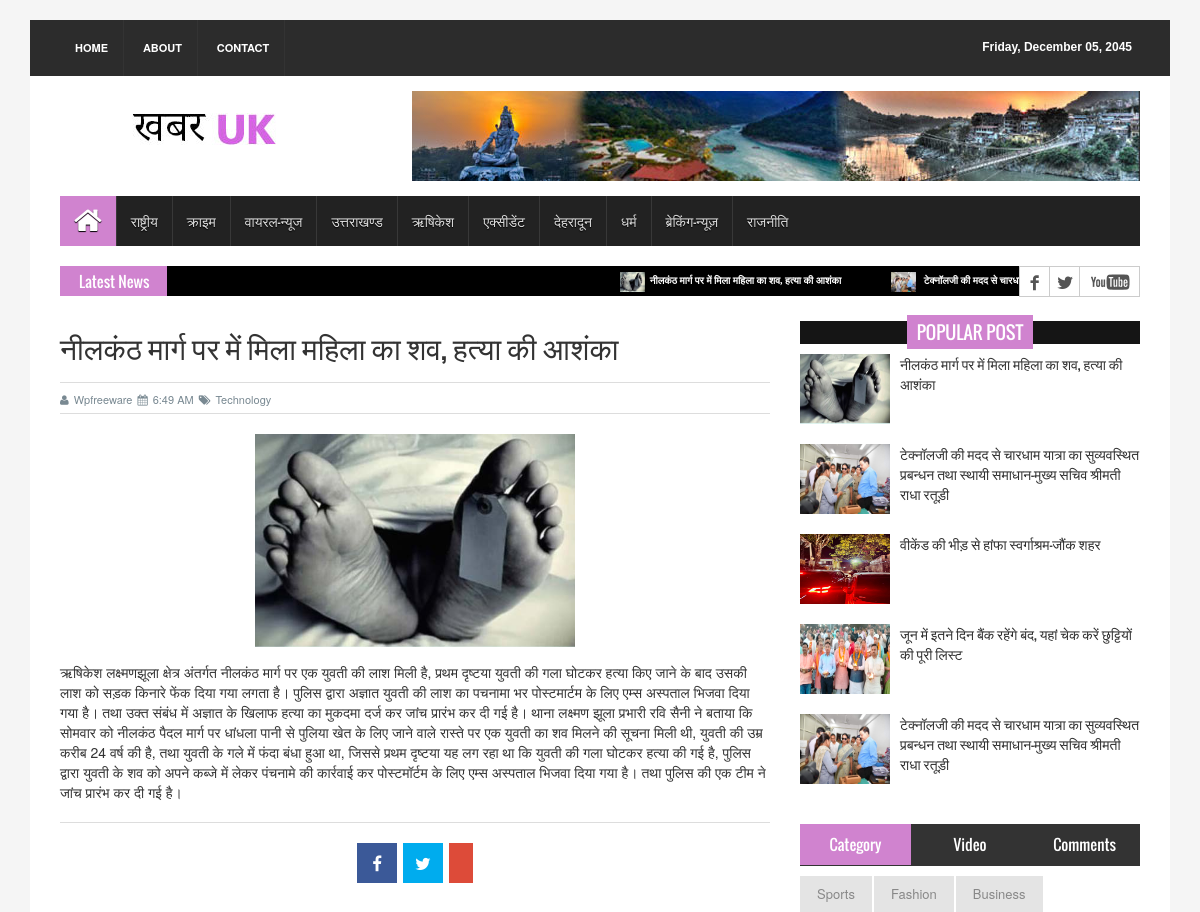
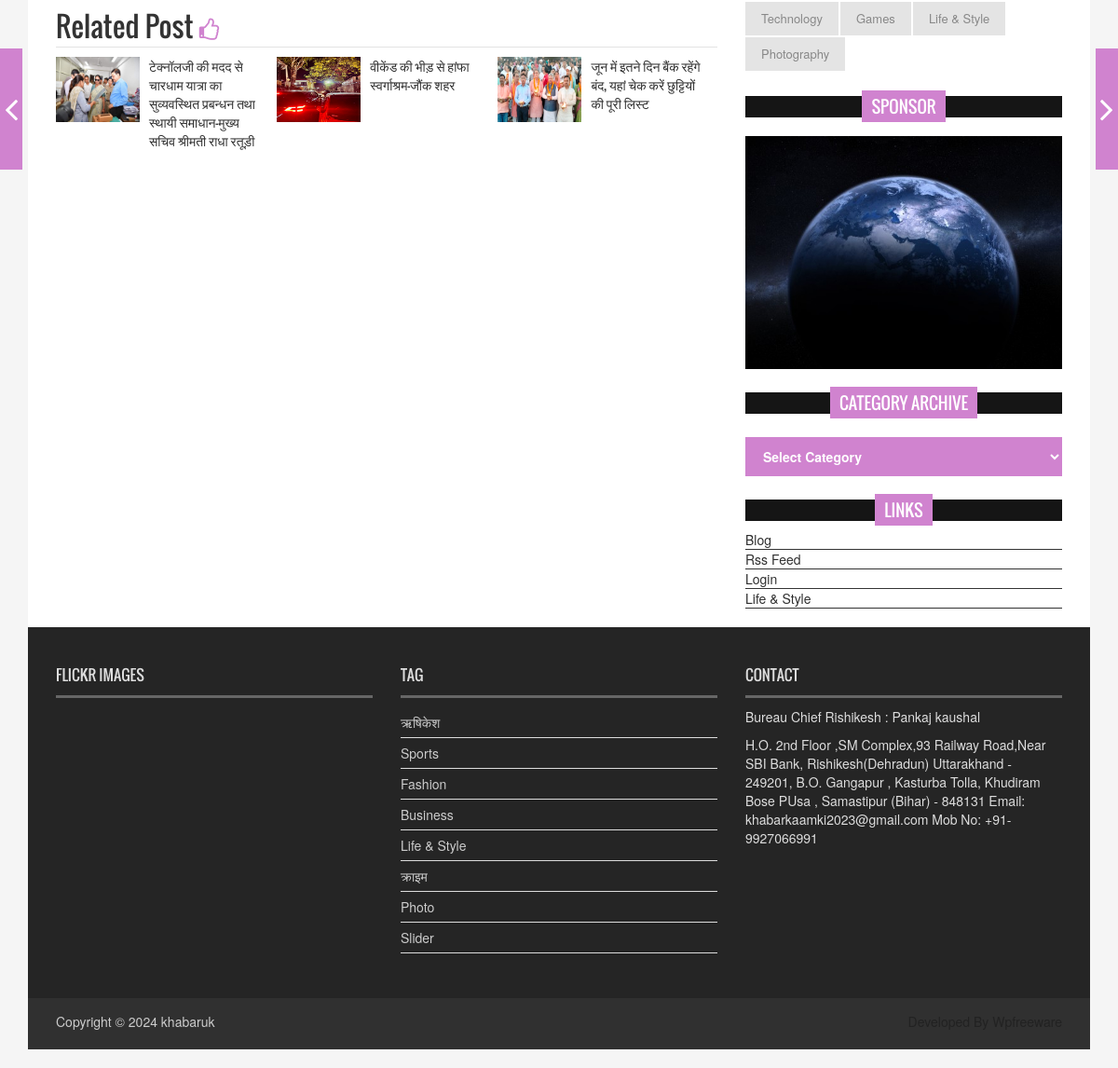
The page /1 on the database its author committed (2 pictures, top to bottom).
### tables this page shows
CREATE TABLE `tbl_menu` (
  `id` int(11) NOT NULL,
  `title` varchar(50) NOT NULL,
  `url` varchar(50) NOT NULL,
  `is_submenu` enum('0','1') NOT NULL,
  `is_active` enum('1','0') NOT NULL
);

CREATE TABLE `tbl_news` (
  `id` int(11) NOT NULL,
  `title` varchar(200) NOT NULL,
  `description` text NOT NULL,
  `date` date DEFAULT NULL,
  `small_image_url` varchar(50) NOT NULL,
  `large_image_url` varchar(50) NOT NULL,
  `category` enum('1','2','3','4','5','6','7','8','9','10') NOT NULL,
  `is_active` enum('0','1') NOT NULL,
  `is_delete` enum('0','1') NOT NULL
);

### include/connection.php (called while the page is built, shortened)
<?php
class connect
{
	function runQuery($sql){
		$servername = "localhost";
		$username = "root";
		$password = "";
		$dbname = "khabar_uk";
		$conn = mysqli_connect($servername, $username, $password, $dbname);
		return mysqli_query($conn, $sql);
	}
}
?>

### include/common.php (called while the page is built, shortened)
<?php
require_once 'classes.php';
$admin = new admin();
?>

### include/classes.php (the view, shortened to what this page needs)
<?php require_once 'connection.php';
class admin
{
	function getMenus()
	{
		$sql = "CALL getMenus()";
		$ret = $this->query($sql);
		if(isset($_GET['tabId'])){
			$tabClickId = $_GET['tabId'];
		}else{
			$tabClickId = 0;
		}
		while($row = $this->fetcharray($ret)) {
			echo $tabClickId && $tabClickId == $row['id'] ? '<li class="active">' : '<li>';
			echo '<a href="' . $row['id'] . '">' . $row['title'] . '</a>';
			echo '</li>';
		}
	}
	function getPostDetails()
	{
		$sql = "CALL getPostDetails(" . $_GET['postId'] .")";
		$ret = $this->query($sql);
		while($row = $this->fetcharray($ret)) {
			echo '<h1>' . $row['title'] . '</h1>';
			echo '<div class="post_commentbox">';
			echo '<a href="#"><i class="fa fa-user"></i>Wpfreeware</a>';
			echo '<span>';
			echo '<i class="fa fa-calendar"></i>6:49 AM';
			echo '</span>';
			echo '<a href="#">';
			echo '<i class="fa fa-tags"></i>Technology';
			echo '</a>';
			echo '</div>';
			echo '<div class="single_page_content">';
			echo '<img class="img-center" src="assets/images/' . $row['small_image_url'] . '" alt="">';
			echo $row['description'];
			echo '</div>';
		}
	}
	function getPostMediaShare()
	{
		$sql = "CALL getPostDetails(" . $_GET['postId'] .")";
		$ret = $this->query($sql);
		while($row = $this->fetcharray($ret)) {
			echo '<li><a target="_blank" href="#"><i class="fa fa-facebook"></i></a></li>';
			echo '<li><a target="_blank" href="#"><i class="fa fa-twitter"></i></a></li>';
			echo '<li><a target="_blank" href="https://api.whatsapp.com/send?text=' .  $row['title'] . '"><i class="fa fa-whatsapp"></i></a></li>';
		}
	}
	function getLatestNews()
	{
		$latestNewsCatagory = 2;
		$sql = "CALL getLatestNews(" . $latestNewsCatagory . ")";
		$ret = $this->query($sql);
		while($row = $this->fetcharray($ret)) {
		echo '<li>';
			echo '<a href="">';
				echo '<img src="assets/images/' . $row['large_image_url'] . '" alt="">';
				echo $row['title'];
				echo '</a>';
			echo '</li>';
		}
	}
	function getLatestPost($latestNewsCatagory)
	{
		$sql = "CALL getLatestNews(" . $latestNewsCatagory . ")";
		$ret = $this->query($sql);
		while($row = $this->fetcharray($ret)) {
			echo '<li>';
			echo '<div class="media">';
			echo '<a href="' . $row['id'] . '" class="media-left">';
			echo '<img src="assets/images/' . $row['large_image_url'] . '" alt="">';
			echo '</a>';
			echo '<div class="media-body">';
			echo '<a href="' . $row['id'] . '" class="catg_title">';
			echo $row['title'];
			echo '</a>';
			echo '</div>';
			echo '</div>';
			echo '</li>';
		}
	}
	function getRelatedPost($newsId)
	{
		$sql = "CALL getRelatedPost(" . $newsId . ")";
		return $this->query($sql);
	}
    function fetcharray($sql)
    {
    	return mysqli_fetch_array($sql);
    }
    function query($sql)
    {
		$connect = new connect();
		return $connect->runQuery($sql);
    }
}
?>

### pages/details-post.php (shortened to what this page needs)
<!DOCTYPE html>
<html>
<?php
    require_once '../include/common.php';
    require_once './header.php';
?>
<body>
    <div class="container">
        <header id="header">
            <div class="row">
                <div class="col-lg-12 col-md-12 col-sm-12">
                    <div class="header_top">
                        <div class="header_top_left">
                            <ul class="top_nav">
                                <li><a href="home">Home</a></li>
                                <li><a href="#">About</a></li>
                                <li><a href="contact.html">Contact</a></li>
                            </ul>
                        </div>
                        <div class="header_top_right">
                            <p id="pcurrentDate">Friday, December 05, 2045</p>
                        </div>
                    </div>
                </div>
                <div class="col-lg-12 col-md-12 col-sm-12">
                    <div class="header_bottom">
                        <div class="logo_area"><a href="home" class="logo"><img src="<?=URL?>/assets/images/logo.jpg"
                                    alt=""></a>
                        </div>
                        <div class="add_banner"><a href="#"><img src="<?=URL?>/assets/images/addbanner_728x90_V1.jpg"
                                    alt=""></a>
                        </div>
                    </div>
                </div>
            </div>
        </header>
        <?php include 'menu.php'; ?>
        <?php include 'latest-news.php'; ?>
        <section id="contentSection">
            <div class="row">
                <div class="col-lg-8 col-md-8 col-sm-8">
                    <div class="left_content">
                        <div class="single_page">
                            <?php $admin->getPostDetails(); ?>
                            <div class="social_link">
                                <ul class="sociallink_nav">
                                    <?php $admin->getPostMediaShare(); ?>
                                </ul>
                            </div>
                            <div class="related_post">
                                <h2>Related Post <i class="fa fa-thumbs-o-up"></i></h2>
                                <ul class="spost_nav wow fadeInDown animated">
                                    <?php
                                    $relatedPostTitleResult = $admin->getRelatedPost($_GET['postId']);
                                    while($row = $admin->fetcharray($relatedPostTitleResult)) {
                                        $rowId = $row['id'];
                                        $imageURL = $row['large_image_url'];
                                        $newsTitle = $row['title'];
                                    ?>
                                    <li>
                                        <div class="media">
                                            <a href="<?php echo $rowId ?>" class="media-left">
                                                <img src="<?=URL?>/assets/images/<?php echo $imageURL ?>" alt="">
                                            </a>
                                            <div class="media-body">
                                                <a href="<?php echo $row['id'] ?>" class="catg_title">
                                                    <?php echo $newsTitle ?>
                                                </a>
                                            </div>
                                        </div>
                                    </li>
                                    <?php
                                    }
                                ?>
                                </ul>
                            </div>
                        </div>
                    </div>
                </div>
                <nav class="nav-slit"> <a class="prev" href="#"> <span class="icon-wrap"><i
                                class="fa fa-angle-left"></i></span>
                    </a> <a class="next" href="#"> <span class="icon-wrap"><i class="fa fa-angle-right"></i></span>
                    </a> </nav>
                <div class="col-lg-4 col-md-4 col-sm-4">
                    <aside class="right_content">
                        <?php include 'popular-post.php' ?>
                        <div class="single_sidebar">
                            <ul class="nav nav-tabs" role="tablist">
                                <li role="presentation" class="active"><a href="#category" aria-controls="home"
                                        role="tab" data-toggle="tab">Category</a></li>
                                <li role="presentation"><a href="#video" aria-controls="profile" role="tab"
                                        data-toggle="tab">Video</a></li>
                                <li role="presentation"><a href="#comments" aria-controls="messages" role="tab"
                                        data-toggle="tab">Comments</a></li>
                            </ul>
                            <div class="tab-content">
                                <div role="tabpanel" class="tab-pane active" id="category">
                                    <ul>
                                        <li class="cat-item"><a href="#">Sports</a></li>
                                        <li class="cat-item"><a href="#">Fashion</a></li>
                                        <li class="cat-item"><a href="#">Business</a></li>
                                        <li class="cat-item"><a href="#">Technology</a></li>
                                        <li class="cat-item"><a href="#">Games</a></li>
                                        <li class="cat-item"><a href="#">Life &amp; Style</a></li>
                                        <li class="cat-item"><a href="#">Photography</a></li>
                                    </ul>
                                </div>
                            </div>
                        </div>
                        <div class="single_sidebar wow fadeInDown">
                            <h2><span>Sponsor</span></h2>
                            <a class="sideAdd" href="#"><img src="<?=URL?>/assets/images/add_img.jpg" alt=""></a>
                        </div>
                        <div class="single_sidebar wow fadeInDown">
                            <h2><span>Category Archive</span></h2>
                            <select class="catgArchive">
                                <option>Select Category</option>
                            </select>
                        </div>
                        <div class="single_sidebar wow fadeInDown">
                            <h2><span>Links</span></h2>
                            <ul>
                                <li><a href="#">Blog</a></li>
                                <li><a href="#">Rss Feed</a></li>
                                <li><a href="#">Login</a></li>
                                <li><a href="#">Life &amp; Style</a></li>
                            </ul>
                        </div>
                    </aside>
                </div>
            </div>
        </section>
        <?php include './footer.php' ?>
</body>
</html>

### pages/header.php (shortened to what this page needs)
<head>
    <link rel="stylesheet" type="text/css" href="<?=URL?>/assets/css/bootstrap.min.css">
    <link rel="stylesheet" type="text/css" href="<?=URL?>/assets/css/font-awesome.min.css">
    <link rel="stylesheet" type="text/css" href="<?=URL?>/assets/css/animate.css">
    <link rel="stylesheet" type="text/css" href="<?=URL?>/assets/css/font.css">
    <link rel="stylesheet" type="text/css" href="<?=URL?>/assets/css/li-scroller.css">
    <link rel="stylesheet" type="text/css" href="<?=URL?>/assets/css/slick.css">
    <link rel="stylesheet" type="text/css" href="<?=URL?>/assets/css/jquery.fancybox.css">
    <link rel="stylesheet" type="text/css" href="<?=URL?>/assets/css/theme.css">
    <link rel="stylesheet" type="text/css" href="<?=URL?>/assets/css/style.css">
</head>

### pages/menu.php (shortened to what this page needs)
<section id="navArea">
    <nav class="navbar navbar-inverse" role="navigation">
        <div id="navbar" class="navbar-collapse collapse">
            <ul class="nav navbar-nav main_nav">
                <li class="active">
                    <a href="home">
                        <span class="fa fa-home desktop-home"></span>
                    </a>
                </li>
                <?php $admin->getMenus(); ?>
            </ul>
        </div>
    </nav>
</section>

### pages/latest-news.php
<section id="newsSection">
    <div class="row">
        <div class="col-lg-12 col-md-12">
            <div class="latest_newsarea"> <span>Latest News</span>
                <ul id="ticker01" class="news_sticker">
                    <?php $admin->getLatestNews(); ?>
                </ul>
                <div class="social_area">
                    <ul class="social_nav">
                        <li class="facebook"><a href="#"></a></li>
                        <li class="twitter"><a href="#"></a></li>
                        <li class="youtube"><a href="#"></a></li>
                    </ul>
                </div>
            </div>
        </div>
    </div>
</section>

### pages/popular-post.php
<div class="single_sidebar">
    <h2><span>Popular Post</span></h2>
    <ul class="spost_nav">
        <?php $admin->getLatestPost(2); ?>
    </ul>
</div>

### pages/footer.php (shortened to what this page needs)
<footer id="footer">
    <div class="footer_top">
        <div class="row">
            <div class="col-lg-4 col-md-4 col-sm-4">
                <div class="footer_widget wow fadeInLeftBig">
                    <h2>Flickr Images</h2>
                </div>
            </div>
            <div class="col-lg-4 col-md-4 col-sm-4">
                <div class="footer_widget wow fadeInDown">
                    <h2>Tag</h2>
                    <ul class="tag_nav">
                        <li><a href="#">ऋषिकेश</a></li>
                        <li><a href="#">Sports</a></li>
                        <li><a href="#">Fashion</a></li>
                        <li><a href="#">Business</a></li>
                        <li><a href="#">Life &amp; Style</a></li>
                        <li><a href="#">क्राइम</a></li>
                        <li><a href="#">Photo</a></li>
                        <li><a href="#">Slider</a></li>
                    </ul>
                </div>
            </div>
            <div class="col-lg-4 col-md-4 col-sm-4">
                <div class="footer_widget wow fadeInRightBig">
                    <h2>Contact</h2>
                    <p>Bureau Chief Rishikesh : Pankaj kaushal</p>
                    <address>
                        H.O. 2nd Floor ,SM Complex,93 Railway Road,Near SBI Bank, Rishikesh(Dehradun) Uttarakhand -
                        249201,
                        B.O. Gangapur , Kasturba Tolla, Khudiram Bose PUsa , Samastipur (Bihar) - 848131
                        Email: khabarkaamki2023@gmail.com
                        Mob No: +91-9927066991
                    </address>
                </div>
            </div>
        </div>
    </div>
    <div class="footer_bottom">
        <p class="copyright">Copyright &copy; <?php echo date('Y') ?> <a href="home">khabaruk</a></p>
        <p class="developer">Developed By Wpfreeware</p>
    </div>
</footer>
</div>

### assets/css/li-scroller.css (style rules this page uses)
ul.newsticker { position:relative; left:750px; font:bold 10px Verdana; list-style-type:none; margin:0; padding:0 }
ul.newsticker li { float:left; margin:0; padding:0 }
ul.newsticker a { white-space:nowrap; padding:0; color:#fff; margin:0 50px 0 0 }
ul.newsticker a > img { height:20px; margin-right:5px; width:25px }

### assets/css/theme.css (style rules this page uses)
.navbar-inverse .navbar-nav > .active > a, .navbar-inverse .navbar-nav > .active > a:hover, .navbar-inverse .navbar-nav > .active > a:focus { background-color:#d083cf }
.latest_newsarea span { background:none repeat scroll 0 0 #d083cf }
.single_sidebar > h2 span { background:none repeat scroll 0 0 #d083cf }
.nav-tabs > li.active > a, .nav-tabs > li.active > a:hover, .nav-tabs > li.active > a:focus { background-color:#d083cf }
.nav-slit .icon-wrap { background-color:#d083cf }
.catgArchive { background-color:#d083cf }
.related_post > h2 i { color:#d083cf }

### rows shown on the page
tbl_menu: title "राष्ट्रीय"
tbl_menu: title "क्राइम"
tbl_menu: title "वायरल-न्यूज"
tbl_menu: title "उत्तराखण्ड"
tbl_menu: title "ऋषिकेश"
tbl_menu: title "एक्सीडेंट"
tbl_menu: title "देहरादून"
tbl_menu: title "धर्म"
tbl_menu: title "ब्रेकिंग-न्यूज़"
tbl_menu: title "राजनीति"
tbl_news: large_image_url (picture), title "नीलकंठ मार्ग पर में मिला महिला का शव, हत्या की आशंका", small_image_url (picture), description "ऋषिकेश लक्ष्मणझूला क्षेत्र अंतर्गत नीलकंठ मार्ग पर एक युवती की लाश मिली है, प्रथम दृष्टया युवती की गला घोटकर हत्या किए जाने के बाद उसकी लाश को सड़क किनारे फेंक दिया गया लगता है। पुलिस द्वारा अज्ञात युवती की लाश का पचनामा भर पोस्टमार्टम के लिए एम्स अस्पताल भिजवा दिया गया है। तथा उक्त संबंध में अज्ञात के खिलाफ हत्या का मुकदमा दर्ज कर जांच प्रारंभ कर दी गई है। थाना लक्ष्मण झूला प्रभारी रवि सैनी ने बताया कि सोमवार को नीलकंठ पैदल मार्ग पर धांधला पानी से पुलिया खेत के लिए जाने वाले रास्ते पर एक युवती का शव मिलने की सूचना मिली थी, युवती की उम्र करीब 24 वर्ष की है, तथा युवती के गले में फंदा बंधा हुआ था, जिससे प्रथम दृष्टया यह लग रहा था कि युवती की गला घोटकर हत्या की गई है, पुलिस द्वारा युवती के शव…"
tbl_news: large_image_url (picture), title "टेक्नॉलजी की मदद से चारधाम…", title "टेक्नॉलजी की मदद से चारधाम यात्रा का सुव्यवस्थित प्रबन्धन तथा स्थायी समाधान-मुख्य सचिव श्रीमती राधा रतूड़ी"
tbl_news: large_image_url (picture), title "वीकेंड की भीड़ से हांफा स्वर्गाश्रम-जौंक शहर"
tbl_news: large_image_url (picture), title "जून में इतने दिन बैंक रहेंगे बंद, यहां चेक करें छुट्टियों की पूरी लिस्ट"
tbl_news: large_image_url (picture), title "टेक्नॉलजी की मदद से चारधाम यात्रा का सुव्यवस्थित प्रबन्धन तथा स्थायी समाधान-मुख्य सचिव श्रीमती राधा रतूड़ी"
